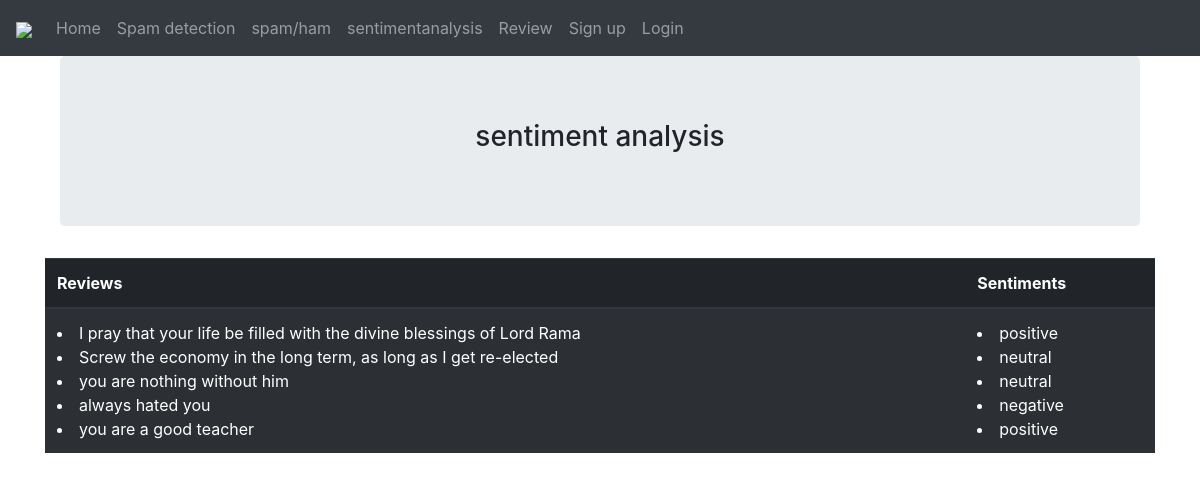
Page /list_review on the committed database.
### myproject/models.py (models this page shows, shortened)
class MovieReview(db.Model):
    __tablename__ = 'moviereviews'
    __table_args__ = {'sqlite_autoincrement': True}
    id = db.Column(db.Integer,primary_key = True)
    movietextcolumn = db.Column(db.Text)
    def __repr__(self):
        return f"{self.movietextcolumn}"

class Sentimentclass(db.Model):
    __tablename__ = 'sentiments'
    id = db.Column(db.Integer,primary_key = True)
    sentimentcolumn = db.Column(db.Text,nullable=True)
    def __repr__(self):
        return f"{self.sentimentcolumn}"

### app.py (the view)
@app.route('/list_review')
def list_review():
    sentiments = Sentimentclass.query.all()
    moviereviews = MovieReview.query.all()
    return render_template('result2.html', sentiments=sentiments,moviereviews=moviereviews)

### myproject/templates/result2.html
{% extends "base.html" %}
{% block content %}
<div class="container">
	<div class="jumbotron text-center">
		<h3> sentiment analysis </h3>
	</div>
</div>
	 <table class="table table-striped table-dark" >
	 <thead>
		 <tr>
			 <th scope="col">Reviews</th>
			 <th scope="col">Sentiments</th>
		 </tr>
	 </thead>
	 <tbody>
		 <tr>
			 <td>{% for senti in moviereviews %}
			 <li>{{senti}}</li>
			 {% endfor %}</td>
			 <td>{% for sent in sentiments %}
			 <li>{{sent}}</li>
			 {% endfor %}</td>
		 </tr>
	</tbody></table>
{% endblock %}

### myproject/templates/base.html (shortened to what this page needs)
<!DOCTYPE html>
<html>
  <head>
    <link rel="stylesheet" href="https://maxcdn.bootstrapcdn.com/bootstrap/4.0.0/css/bootstrap.min.css">
  </head>
  <body>
    <nav class="navbar navbar-expand-sm bg-dark navbar-dark">
  <a class="navbar-brand" href="/"><img src="./static/machinelearning.jpg"></a>
  <ul class="navbar-nav justify-content-end">
    <li class="nav-item">
      <a class="nav-link" href="{{ url_for('home') }}">Home</a>
    </li>
    <li class="nav-item">
      <a class="nav-link" href="{{ url_for('spam_detection') }}">Spam detection</a>
    </li>
    <li class="nav-item">
      <a class="nav-link" href="{{ url_for('list_spam') }}">spam/ham</a>
    </li>
    <li class="nav-item">
      <a class="nav-link" href="{{ url_for('sentiments') }}">sentimentanalysis</a>
    </li>
    <li class="nav-item">
      <a class="nav-link" href="{{ url_for('list_review') }}">Review</a>
    </li>
    {% if current_user.is_authenticated %}
    <li class="nav-item"><a class="nav-link" href="{{ url_for('logout') }}">Log Out</a></li>
    {% else %}
    <li class="nav-item">
      <a class="nav-link" href="{{ url_for('register') }}">Sign up</a>
    </li>
    <li class="nav-item">
      <a class="nav-link" href="{{ url_for('login') }}">Login</a>
    </li>
    {% endif %}
  </ul>
</nav>
<div class="container">
  {% block content %}
  {% endblock %}
</div>
  </body>
</html>

### myproject/templates/base.html (style rules this page uses)
.navbar-brand img { height:60px; }

### rows in the picture
MovieReview: movietextcolumn "I pray that your life be filled with the divine blessings of Lord Rama"
MovieReview: movietextcolumn "Screw the economy in the long term, as long as I get re-elected"
MovieReview: movietextcolumn "you are nothing without him"
MovieReview: movietextcolumn "always hated you"
MovieReview: movietextcolumn "you are a good teacher"
Sentimentclass: sentimentcolumn "positive"
Sentimentclass: sentimentcolumn "neutral"
Sentimentclass: sentimentcolumn "neutral"
Sentimentclass: sentimentcolumn "negative"
Sentimentclass: sentimentcolumn "positive"
